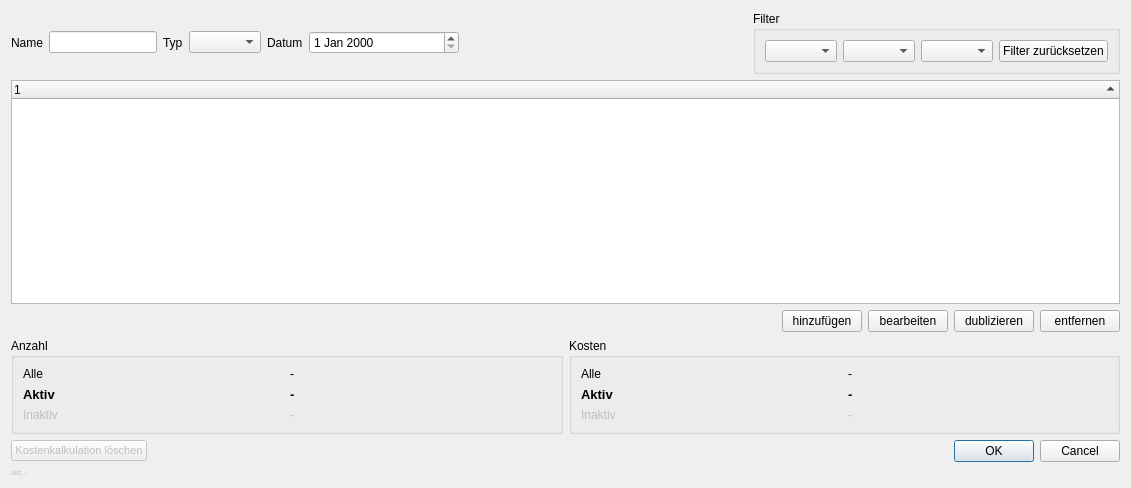
<?xml version="1.0" encoding="UTF-8"?>
<ui version="4.0">
 <class>Dialog</class>
 <widget class="QDialog" name="Dialog">
  <property name="geometry">
   <rect>
    <x>0</x>
    <y>0</y>
    <width>1131</width>
    <height>488</height>
   </rect>
  </property>
  <property name="windowTitle">
   <string>Dialog</string>
  </property>
  <layout class="QVBoxLayout" name="verticalLayout">
   <item>
    <layout class="QGridLayout" name="gridLayout">
     <item row="0" column="4">
      <widget class="QLabel" name="label_date">
       <property name="text">
        <string>Datum</string>
       </property>
      </widget>
     </item>
     <item row="0" column="5">
      <widget class="QDateEdit" name="dateEdit_date">
       <property name="sizePolicy">
        <sizepolicy hsizetype="Preferred" vsizetype="Fixed">
         <horstretch>0</horstretch>
         <verstretch>0</verstretch>
        </sizepolicy>
       </property>
       <property name="minimumSize">
        <size>
         <width>150</width>
         <height>0</height>
        </size>
       </property>
      </widget>
     </item>
     <item row="0" column="0">
      <widget class="QLabel" name="label_name">
       <property name="text">
        <string>Name</string>
       </property>
      </widget>
     </item>
     <item row="0" column="1">
      <widget class="QLineEdit" name="lineEdit_name">
       <property name="sizePolicy">
        <sizepolicy hsizetype="Preferred" vsizetype="Fixed">
         <horstretch>0</horstretch>
         <verstretch>0</verstretch>
        </sizepolicy>
       </property>
      </widget>
     </item>
     <item row="0" column="3">
      <widget class="QComboBox" name="comboBox_type"/>
     </item>
     <item row="0" column="7">
      <spacer name="horizontalSpacer">
       <property name="orientation">
        <enum>Qt::Horizontal</enum>
       </property>
       <property name="sizeHint" stdset="0">
        <size>
         <width>40</width>
         <height>20</height>
        </size>
       </property>
      </spacer>
     </item>
     <item row="0" column="8">
      <layout class="QHBoxLayout" name="horizontalLayout_3">
       <item>
        <widget class="QGroupBox" name="groupBox_2">
         <property name="title">
          <string>Filter</string>
         </property>
         <layout class="QHBoxLayout" name="horizontalLayout_4">
          <item>
           <widget class="QComboBox" name="comboBox_filter_active"/>
          </item>
          <item>
           <widget class="QComboBox" name="comboBox_filter_cost_group"/>
          </item>
          <item>
           <widget class="QComboBox" name="comboBox_filter_trade"/>
          </item>
          <item>
           <widget class="QPushButton" name="pushButton_reset_filter">
            <property name="text">
             <string>Filter zurücksetzen</string>
            </property>
           </widget>
          </item>
         </layout>
        </widget>
       </item>
      </layout>
     </item>
     <item row="0" column="2">
      <widget class="QLabel" name="label_type">
       <property name="text">
        <string>Typ</string>
       </property>
      </widget>
     </item>
    </layout>
   </item>
   <item>
    <widget class="QTreeWidget" name="treeWidget_inventory">
     <property name="alternatingRowColors">
      <bool>true</bool>
     </property>
     <property name="sortingEnabled">
      <bool>true</bool>
     </property>
     <column>
      <property name="text">
       <string notr="true">1</string>
      </property>
     </column>
    </widget>
   </item>
   <item>
    <layout class="QHBoxLayout" name="horizontalLayout">
     <item>
      <spacer name="horizontalSpacer_2">
       <property name="orientation">
        <enum>Qt::Horizontal</enum>
       </property>
       <property name="sizeHint" stdset="0">
        <size>
         <width>40</width>
         <height>20</height>
        </size>
       </property>
      </spacer>
     </item>
     <item>
      <widget class="QPushButton" name="pushButton_add_inventory_item">
       <property name="text">
        <string>hinzufügen</string>
       </property>
      </widget>
     </item>
     <item>
      <widget class="QPushButton" name="pushButton_edit_inventory_item">
       <property name="text">
        <string>bearbeiten</string>
       </property>
      </widget>
     </item>
     <item>
      <widget class="QPushButton" name="pushButton_copy_inventory_item">
       <property name="text">
        <string>dublizieren</string>
       </property>
      </widget>
     </item>
     <item>
      <widget class="QPushButton" name="pushButton_remove_inventory_item">
       <property name="text">
        <string>entfernen</string>
       </property>
      </widget>
     </item>
    </layout>
   </item>
   <item>
    <layout class="QHBoxLayout" name="horizontalLayout_5">
     <item>
      <widget class="QGroupBox" name="groupBox">
       <property name="title">
        <string>Anzahl</string>
       </property>
       <layout class="QGridLayout" name="gridLayout_2">
        <item row="1" column="0">
         <widget class="QLabel" name="label">
          <property name="font">
           <font>
            <pointsize>10</pointsize>
            <weight>75</weight>
            <bold>true</bold>
           </font>
          </property>
          <property name="text">
           <string>Aktiv</string>
          </property>
         </widget>
        </item>
        <item row="2" column="1">
         <widget class="QLabel" name="label_items_deactivated">
          <property name="enabled">
           <bool>false</bool>
          </property>
          <property name="text">
           <string>-</string>
          </property>
         </widget>
        </item>
        <item row="2" column="0">
         <widget class="QLabel" name="label_4">
          <property name="enabled">
           <bool>false</bool>
          </property>
          <property name="text">
           <string>Inaktiv</string>
          </property>
         </widget>
        </item>
        <item row="1" column="1">
         <widget class="QLabel" name="label_items">
          <property name="font">
           <font>
            <pointsize>10</pointsize>
            <weight>75</weight>
            <bold>true</bold>
           </font>
          </property>
          <property name="text">
           <string>-</string>
          </property>
         </widget>
        </item>
        <item row="0" column="0">
         <widget class="QLabel" name="label_2">
          <property name="text">
           <string>Alle</string>
          </property>
         </widget>
        </item>
        <item row="0" column="1">
         <widget class="QLabel" name="label_items_all">
          <property name="text">
           <string>-</string>
          </property>
         </widget>
        </item>
       </layout>
      </widget>
     </item>
     <item>
      <widget class="QGroupBox" name="groupBox_3">
       <property name="title">
        <string>Kosten</string>
       </property>
       <layout class="QGridLayout" name="gridLayout_3">
        <item row="1" column="0">
         <widget class="QLabel" name="label_5">
          <property name="text">
           <string>Alle</string>
          </property>
         </widget>
        </item>
        <item row="2" column="0">
         <widget class="QLabel" name="label_3">
          <property name="font">
           <font>
            <pointsize>10</pointsize>
            <weight>75</weight>
            <bold>true</bold>
           </font>
          </property>
          <property name="text">
           <string>Aktiv</string>
          </property>
         </widget>
        </item>
        <item row="1" column="1">
         <widget class="QLabel" name="label_total_price_sum_all">
          <property name="text">
           <string>-</string>
          </property>
         </widget>
        </item>
        <item row="2" column="1">
         <widget class="QLabel" name="label_total_price_sum">
          <property name="font">
           <font>
            <pointsize>10</pointsize>
            <weight>75</weight>
            <bold>true</bold>
           </font>
          </property>
          <property name="text">
           <string>-</string>
          </property>
         </widget>
        </item>
        <item row="3" column="0">
         <widget class="QLabel" name="label_6">
          <property name="enabled">
           <bool>false</bool>
          </property>
          <property name="text">
           <string>Inaktiv</string>
          </property>
         </widget>
        </item>
        <item row="3" column="1">
         <widget class="QLabel" name="label_total_price_sum_deactivated">
          <property name="enabled">
           <bool>false</bool>
          </property>
          <property name="text">
           <string>-</string>
          </property>
         </widget>
        </item>
       </layout>
      </widget>
     </item>
    </layout>
   </item>
   <item>
    <layout class="QHBoxLayout" name="horizontalLayout_2">
     <item>
      <widget class="QPushButton" name="pushButton_delete">
       <property name="enabled">
        <bool>false</bool>
       </property>
       <property name="sizePolicy">
        <sizepolicy hsizetype="Maximum" vsizetype="Fixed">
         <horstretch>0</horstretch>
         <verstretch>0</verstretch>
        </sizepolicy>
       </property>
       <property name="maximumSize">
        <size>
         <width>16777215</width>
         <height>16777215</height>
        </size>
       </property>
       <property name="font">
        <font>
         <pointsize>8</pointsize>
        </font>
       </property>
       <property name="focusPolicy">
        <enum>Qt::ClickFocus</enum>
       </property>
       <property name="text">
        <string>Kostenkalkulation löschen</string>
       </property>
       <property name="checkable">
        <bool>false</bool>
       </property>
       <property name="default">
        <bool>false</bool>
       </property>
       <property name="flat">
        <bool>false</bool>
       </property>
      </widget>
     </item>
     <item>
      <widget class="QDialogButtonBox" name="buttonBox">
       <property name="orientation">
        <enum>Qt::Horizontal</enum>
       </property>
       <property name="standardButtons">
        <set>QDialogButtonBox::Cancel|QDialogButtonBox::Ok</set>
       </property>
      </widget>
     </item>
    </layout>
   </item>
   <item>
    <widget class="QLabel" name="label_uid">
     <property name="enabled">
      <bool>false</bool>
     </property>
     <property name="sizePolicy">
      <sizepolicy hsizetype="Preferred" vsizetype="Maximum">
       <horstretch>0</horstretch>
       <verstretch>0</verstretch>
      </sizepolicy>
     </property>
     <property name="font">
      <font>
       <pointsize>5</pointsize>
      </font>
     </property>
     <property name="text">
      <string>uid: -</string>
     </property>
     <property name="alignment">
      <set>Qt::AlignLeading|Qt::AlignLeft|Qt::AlignVCenter</set>
     </property>
    </widget>
   </item>
  </layout>
 </widget>
 <tabstops>
  <tabstop>lineEdit_name</tabstop>
  <tabstop>dateEdit_date</tabstop>
  <tabstop>pushButton_add_inventory_item</tabstop>
  <tabstop>pushButton_remove_inventory_item</tabstop>
  <tabstop>pushButton_delete</tabstop>
 </tabstops>
 <resources/>
 <connections>
  <connection>
   <sender>buttonBox</sender>
   <signal>accepted()</signal>
   <receiver>Dialog</receiver>
   <slot>accept()</slot>
   <hints>
    <hint type="sourcelabel">
     <x>394</x>
     <y>479</y>
    </hint>
    <hint type="destinationlabel">
     <x>157</x>
     <y>274</y>
    </hint>
   </hints>
  </connection>
  <connection>
   <sender>buttonBox</sender>
   <signal>rejected()</signal>
   <receiver>Dialog</receiver>
   <slot>reject()</slot>
   <hints>
    <hint type="sourcelabel">
     <x>462</x>
     <y>479</y>
    </hint>
    <hint type="destinationlabel">
     <x>286</x>
     <y>274</y>
    </hint>
   </hints>
  </connection>
 </connections>
</ui>
